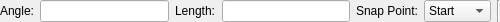
<ui version="4.0" >
 <author></author>
 <comment></comment>
 <exportmacro></exportmacro>
 <class>QG_LineAngleOptions</class>
 <widget class="QWidget" name="QG_LineAngleOptions" >
  <property name="geometry" >
   <rect>
    <x>0</x>
    <y>0</y>
    <width>500</width>
    <height>22</height>
   </rect>
  </property>
  <property name="sizePolicy" >
   <sizepolicy>
    <hsizetype>4</hsizetype>
    <vsizetype>0</vsizetype>
    <horstretch>0</horstretch>
    <verstretch>0</verstretch>
   </sizepolicy>
  </property>
  <property name="minimumSize" >
   <size>
    <width>200</width>
    <height>22</height>
   </size>
  </property>
  <property name="maximumSize" >
   <size>
    <width>500</width>
    <height>22</height>
   </size>
  </property>
  <layout class="QHBoxLayout" >
   <property name="margin" >
    <number>0</number>
   </property>
   <property name="spacing" >
    <number>6</number>
   </property>
   <item>
    <widget class="QLabel" name="lAngle" >
     <property name="text" >
      <string>Angle:</string>
     </property>
    </widget>
   </item>
   <item>
    <widget class="QLineEdit" name="leAngle" >
     <property name="toolTip" >
      <string>Line angle</string>
     </property>
    </widget>
   </item>
   <item>
    <widget class="QLabel" name="lLength" >
     <property name="text" >
      <string>Length:</string>
     </property>
    </widget>
   </item>
   <item>
    <widget class="QLineEdit" name="leLength" >
     <property name="toolTip" >
      <string>Length of line</string>
     </property>
    </widget>
   </item>
   <item>
    <widget class="QLabel" name="lSnapReference" >
     <property name="text" >
      <string>Snap Point:</string>
     </property>
    </widget>
   </item>
   <item>
    <widget class="QComboBox" name="cbSnapReference" >
     <property name="toolTip" >
      <string>Reference point for positioning</string>
     </property>
     <item>
      <property name="text" >
       <string>Start</string>
      </property>
     </item>
     <item>
      <property name="text" >
       <string>Middle</string>
      </property>
     </item>
     <item>
      <property name="text" >
       <string>End</string>
      </property>
     </item>
    </widget>
   </item>
   <item>
    <widget class="Line" name="sep1" >
     <property name="sizePolicy" >
      <sizepolicy>
       <hsizetype>0</hsizetype>
       <vsizetype>1</vsizetype>
       <horstretch>0</horstretch>
       <verstretch>0</verstretch>
      </sizepolicy>
     </property>
     <property name="frameShape" >
      <enum>QFrame::VLine</enum>
     </property>
     <property name="frameShadow" >
      <enum>QFrame::Sunken</enum>
     </property>
     <property name="orientation" >
      <enum>Qt::Vertical</enum>
     </property>
    </widget>
   </item>
  </layout>
 </widget>
 <pixmapfunction></pixmapfunction>
 <resources/>
 <connections/>
</ui>
